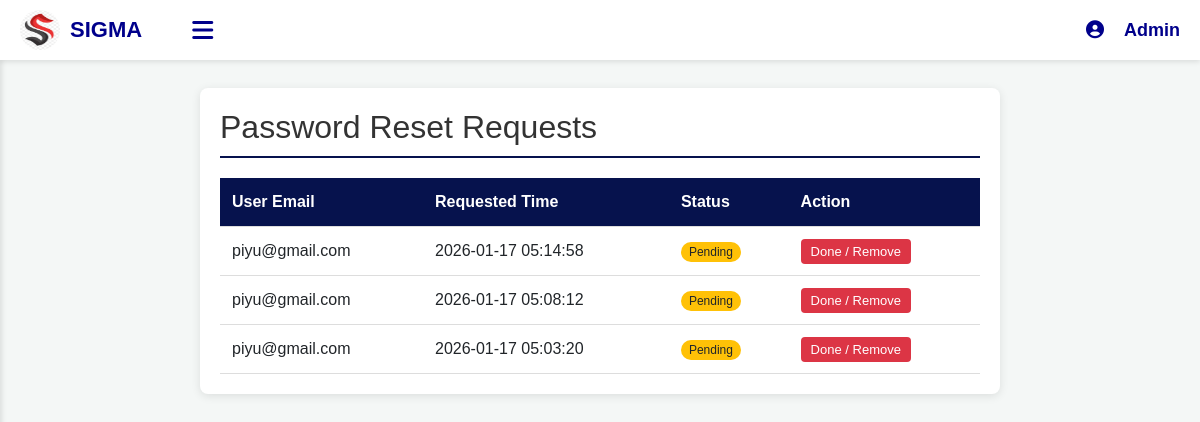
The app's page /admin_request.php with its own data.
### tables this page shows
CREATE TABLE `password_requests` (
  `id` int(11) NOT NULL,
  `user_email` varchar(255) NOT NULL,
  `request_time` timestamp NOT NULL DEFAULT current_timestamp(),
  `status` varchar(20) DEFAULT 'Pending'
);

### admin_request.php (the view, shortened to what this page needs)
<?php
include "ad_home.php";
?>
<?php
$conn = mysqli_connect("localhost", "root", "", "sigma_db");
?>
<!DOCTYPE html>
<html lang="si">
<head>
</head>
<body>
<div class="admin-container">
    <h2>Password Reset Requests</h2>
    <table>
        <thead>
            <tr>
                <th>User Email</th>
                <th>Requested Time</th>
                <th>Status</th>
                <th>Action</th>
            </tr>
        </thead>
        <tbody>
            <?php
            $result = mysqli_query($conn, "SELECT * FROM password_requests ORDER BY request_time DESC");
            if (mysqli_num_rows($result) > 0) {
                while($row = mysqli_fetch_assoc($result)) {
                    echo "<tr>
                            <td>{$row['user_email']}</td>
                            <td>{$row['request_time']}</td>
                            <td><span class='status-badge'>{$row['status']}</span></td>
                            <td>
                                <a href='admin_requests.php?delete={$row['id']}' class='btn-delete' onclick='return confirm(\"Are you sure you want to delete this?\")'>Done / Remove</a>
                            </td>
                          </tr>";
                }
            } else {
                echo "<tr><td colspan='4' style='text-align:center;'>Not available Request Yet.</td></tr>";
            }
            ?>
        </tbody>
    </table>
</div>
</body>
</html>

### ad_home.php (style rules this page uses)
body { margin: 0; padding: 0; font-family: "Roboto", sans-serif; }

### admin_request.php (style rules this page uses)
body { font-family: sans-serif; background: #f4f7f6; padding: 40px; }
.admin-container { max-width: 800px; margin: auto; background: white; padding: 20px; border-radius: 8px; box-shadow: 0 2px 10px rgba(0,0,0,0.1); }
h2 { color: #333; border-bottom: 2px solid #06124d; padding-bottom: 10px; }
table { width: 100%; border-collapse: collapse; margin-top: 20px; }
th, td { padding: 12px; text-align: left; border-bottom: 1px solid #ddd; }
th { background-color: #06124d; color: white; }
.btn-delete { color: white; background: #dc3545; padding: 5px 10px; text-decoration: none; border-radius: 4px; font-size: 13px; }
.status-badge { background: #ffc107; padding: 3px 8px; border-radius: 12px; font-size: 12px; }

### records on screen
password_requests: user_email "piyu@gmail.com", request_time "2026-01-17 05:14:58", status "Pending"
password_requests: user_email "piyu@gmail.com", request_time "2026-01-17 05:08:12", status "Pending"
password_requests: user_email "piyu@gmail.com", request_time "2026-01-17 05:03:20", status "Pending"
